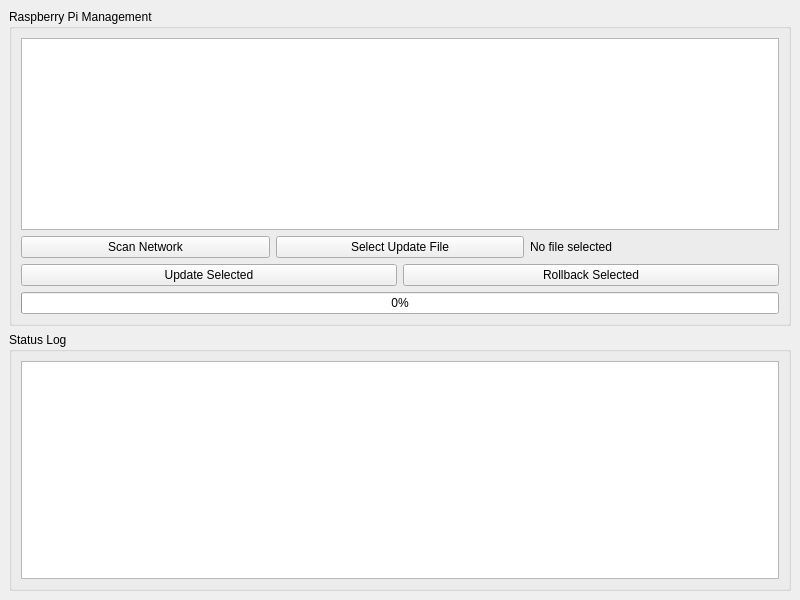
<?xml version="1.0" encoding="UTF-8"?>
<ui version="4.0">
 <class>MainWindow</class>
 <widget class="QMainWindow" name="MainWindow">
  <property name="geometry">
   <rect>
    <x>0</x>
    <y>0</y>
    <width>800</width>
    <height>600</height>
   </rect>
  </property>
  <property name="windowTitle">
   <string>Pi Central Management</string>
  </property>
  <widget class="QWidget" name="centralwidget">
   <layout class="QVBoxLayout" name="verticalLayout">
    <item>
     <widget class="QGroupBox" name="groupBox">
      <property name="title">
       <string>Raspberry Pi Management</string>
      </property>
      <layout class="QVBoxLayout" name="verticalLayout_2">
       <item>
        <widget class="QListWidget" name="piListWidget"/>
       </item>
       <item>
        <layout class="QHBoxLayout" name="horizontalLayout">
         <item>
          <widget class="QPushButton" name="scanButton">
           <property name="text">
            <string>Scan Network</string>
           </property>
          </widget>
         </item>
         <item>
          <widget class="QPushButton" name="selectFileButton">
           <property name="text">
            <string>Select Update File</string>
           </property>
          </widget>
         </item>
         <item>
          <widget class="QLabel" name="filePathLabel">
           <property name="text">
            <string>No file selected</string>
           </property>
          </widget>
         </item>
        </layout>
       </item>
       <item>
        <layout class="QHBoxLayout" name="horizontalLayout_2">
         <item>
          <widget class="QPushButton" name="updateButton">
           <property name="text">
            <string>Update Selected</string>
           </property>
          </widget>
         </item>
         <item>
          <widget class="QPushButton" name="rollbackButton">
           <property name="text">
            <string>Rollback Selected</string>
           </property>
          </widget>
         </item>
        </layout>
       </item>
       <item>
        <widget class="QProgressBar" name="progressBar">
         <property name="value">
          <number>0</number>
         </property>
        </widget>
       </item>
      </layout>
     </widget>
    </item>
    <item>
     <widget class="QGroupBox" name="groupBox_2">
      <property name="title">
       <string>Status Log</string>
      </property>
      <layout class="QVBoxLayout" name="verticalLayout_3">
       <item>
        <widget class="QTextEdit" name="statusText">
         <property name="readOnly">
          <bool>true</bool>
         </property>
        </widget>
       </item>
      </layout>
     </widget>
    </item>
   </layout>
  </widget>
 </widget>
 <resources/>
 <connections/>
</ui>
